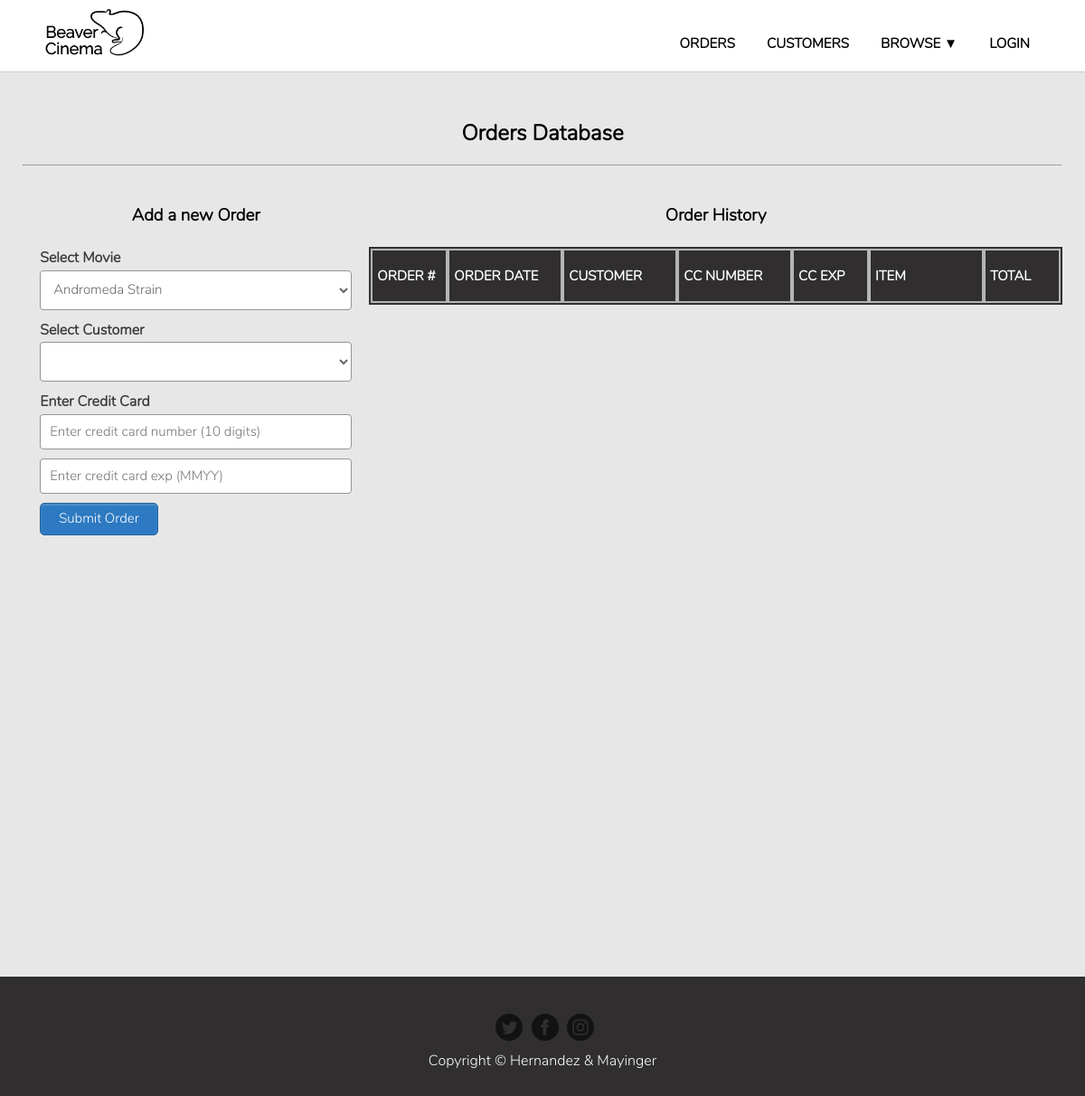
/php/orders.php, run on an earlier commit of the app's database.
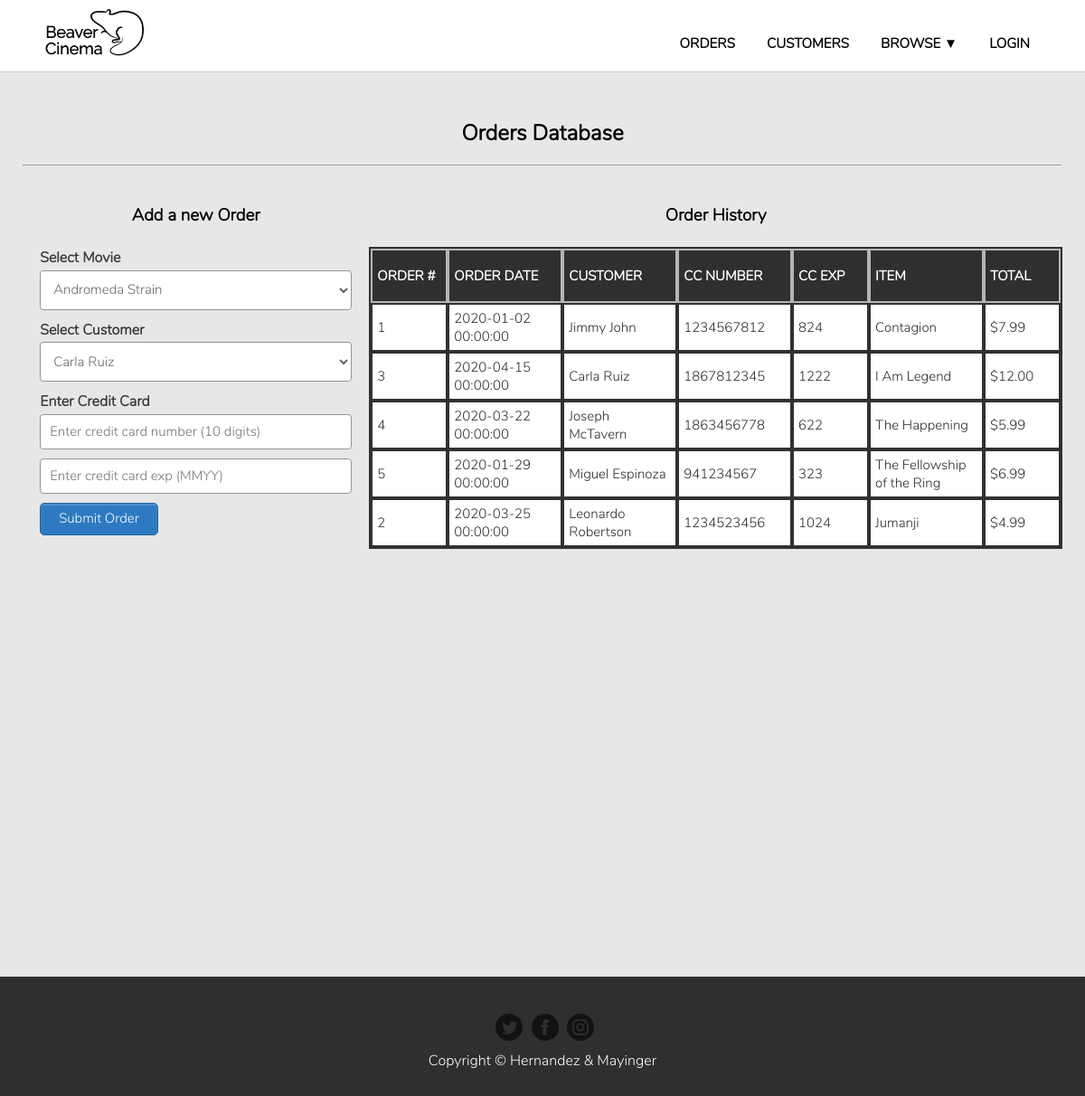
And on a later commit of the database.
### tables this page shows
CREATE TABLE `customers` (
	`customer_id` int(11) unsigned NOT NULL AUTO_INCREMENT,
	`first_name` varchar(45) NOT NULL,
	`last_name` varchar(45) NOT NULL,
	`address` varchar(45) NOT NULL,
	`phone` varchar(50) DEFAULT NULL,
	`email` varchar(50) DEFAULT NULL,
	PRIMARY KEY (`customer_id`)
);

CREATE TABLE `orders` (
	`order_id` int(11) unsigned NOT NULL AUTO_INCREMENT,
	`customer_id` int(11) unsigned,
	`credit_number` int(11) NOT NULL,
	`credit_exp` int(11) NOT NULL,
	`order_date` datetime NOT NULL,
	PRIMARY KEY (`order_id`),
	CONSTRAINT `fk_order_customer` FOREIGN KEY (`customer_id`) REFERENCES `customers` (`customer_id`) ON DELETE SET NULL
);

CREATE TABLE `movies` (
	`movie_id` int(11) unsigned NOT NULL AUTO_INCREMENT,
	`title` varchar(255) NOT NULL,
	`price` decimal(5,2) NOT NULL DEFAULT '5.99',
	`num_stock` int(11) unsigned DEFAULT NULL,
	`movie_description` text,
	PRIMARY KEY (`movie_id`)
);

### php/orders.php (the view, shortened to what this page needs)
<?php
include("templates/header.php");	?>
		<div class="container grid">
			<div class="box title">
				<h2 class="title">Orders Database</h2>
				<hr>
			</div>
			<div class="box box-update">
				<div class="edit-customer-form">
					<h3>Add a new Order</h3>
					<?php
					$conn = OpenCon();
					$movie_result = $conn->query("SELECT movie_id, title FROM movies ORDER BY title") or die($conn->error);
					$customer_result = $conn->query("SELECT customer_id, first_name, last_name FROM customers ORDER BY first_name") or die($conn->error);
					?>
					<form action="database/action.php" method="POST" enctype="multipart/form-data">
							<div class="form-group">
								<h4>Select Movie</h4>
								<select class="dropdown-form" name="movie-dropdown">
									<?php
									while($rows = $movie_result->fetch_assoc()){
										$dd_movie_id = $rows['movie_id'];
										$dd_movie_title = $rows['title'];
										echo "<option value='$dd_movie_id'>$dd_movie_title</option>";
									}
									?>
								</select>
							</div>
							<div class="form-group">
								<h4>Select Customer</h4>
								<select class="dropdown-form" name="customer-dropdown">
									<?php
									while($rows = $customer_result->fetch_assoc()){
										$dd_customer_id = $rows['customer_id'];
										$dd_first = $rows['first_name'];
										$dd_last = $rows['last_name'];
										echo "<option value='$dd_customer_id'>$dd_first $dd_last</option>";
									}
									?>
								</select>
							</div>
							<div class="form-group">
								<h4>Enter Credit Card</h4>
								<input type="number" name="credit_number" class="form-control" placeholder="Enter credit card number (10 digits)" required>
							</div>
							<div class="form-group">
								<input type="number" name="credit_exp" class="form-control" placeholder="Enter credit card exp (MMYY)" required>
							</div>
							<div class="form-group">
								<input type="submit" class="button-submit" name="submit" value="Submit Order">
							</div>
					</form>
				</div>
				<div class="box tbl-header table-box">
					<h3>Order History</h3>
					<?php
						$mysqli = OpenCon();
						$result = $mysqli->query("SELECT o.order_id, o.order_date, c.first_name, c.last_name, o.credit_number, o.credit_exp, m.title, m.price FROM customers AS c
						LEFT JOIN orders AS o ON o.customer_id=c.customer_id
						LEFT JOIN movie_orders AS mo ON o.order_id=mo.order_id
						LEFT JOIN movies AS m ON m.movie_id=mo.movie_id") or die($mysqli->error);
					?>
					<table class="orders-table">
						<thead>
							<tr class="header-row">
								<th>Order #</th>
								<th>Order Date</th>
								<th>Customer</th>
								<th>CC Number</th>
								<th>CC Exp</th>
								<th>Item</th>
								<th>Total</th>
							</tr>
						</thead>
						<?php
							while ($row = $result->fetch_assoc()): ?>
								<tr>
									<td><?php echo $row['order_id']; ?></td>
									<td><?php echo $row['order_date']; ?></td>
									<td><?php echo $row['first_name']." ".$row['last_name']; ?></td>
									<td><?php echo $row['credit_number']; ?></td>
									<td><?php echo $row['credit_exp']; ?></td>
									<td><?php echo $row['title']; ?></td>
									<td>$<?php echo $row['price']; ?></td>
								</tr>
						<?php endwhile; ?>
					</table>
				</div>
			</div>
		</div>
	</div>
<?php include("templates/footer.php");	?>

What changed in the data, as far as the page shows it:
added customers: orders.order_id "1", orders.order_date "2020-01-02 00:00:00", first_name "Jimmy", last_name "John", orders.credit_number "1234567812", orders.credit_exp "824", movies.title "Contagion", movies.price "7.99"
added customers: orders.order_id "3", orders.order_date "2020-04-15 00:00:00", first_name "Carla", last_name "Ruiz", orders.credit_number "1867812345", orders.credit_exp "1222", movies.title "I Am Legend", movies.price "12.00"
added customers: orders.order_id "4", orders.order_date "2020-03-22 00:00:00", first_name "Joseph", last_name "McTavern", orders.credit_number "1863456778", orders.credit_exp "622", movies.title "The Happening", movies.price "5.99"
added customers: orders.order_id "5", orders.order_date "2020-01-29 00:00:00", first_name "Miguel", last_name "Espinoza", orders.credit_number "941234567", orders.credit_exp "323", movies.title "The Fellowship of the Ring", movies.price "6.99"
added customers: orders.order_id "2", orders.order_date "2020-03-25 00:00:00", first_name "Leonardo", last_name "Robertson", orders.credit_number "1234523456", orders.credit_exp "1024", movies.title "Jumanji", movies.price "4.99"
Also different on the page:
form field customer-dropdown: (not shown) → "Carla Ruiz"
